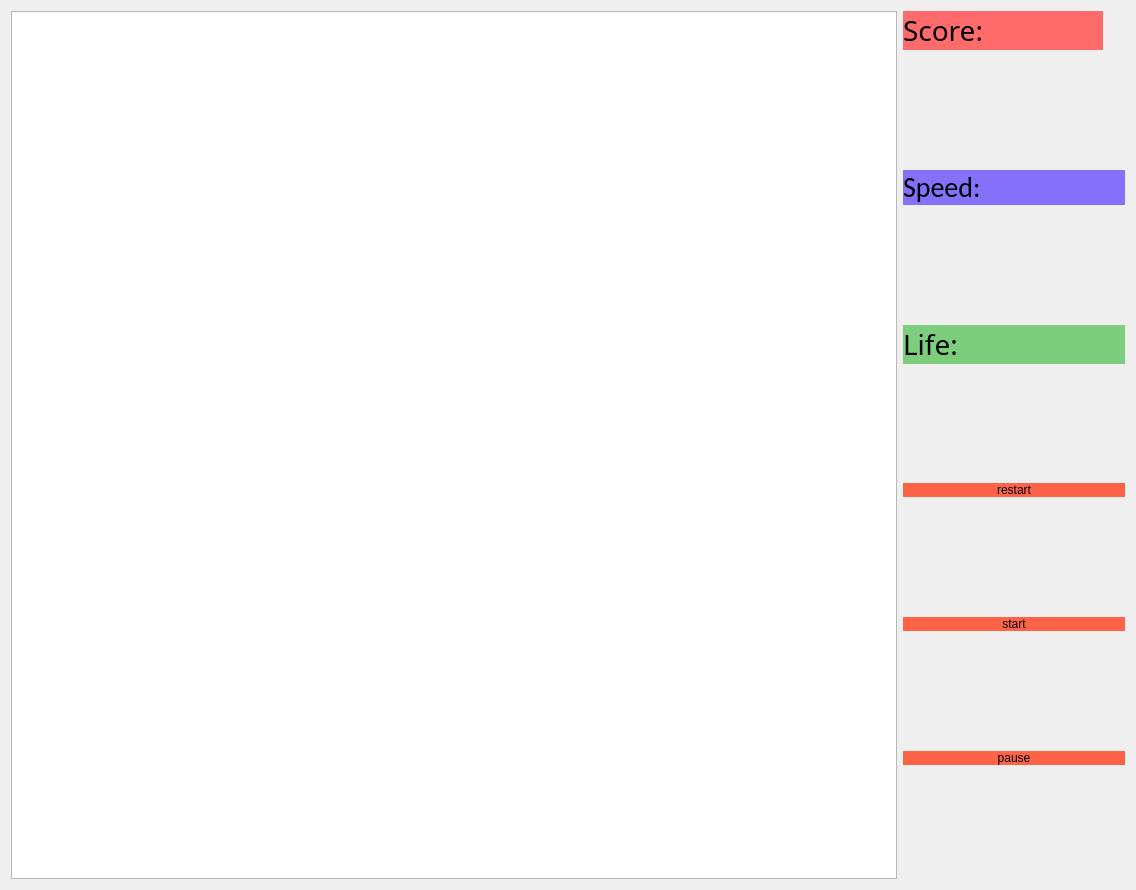
<?xml version="1.0" encoding="UTF-8"?>
<ui version="4.0">
 <class>GameWindow</class>
 <widget class="QWidget" name="GameWindow">
  <property name="geometry">
   <rect>
    <x>0</x>
    <y>0</y>
    <width>1136</width>
    <height>890</height>
   </rect>
  </property>
  <property name="maximumSize">
   <size>
    <width>1136</width>
    <height>962</height>
   </size>
  </property>
  <property name="windowTitle">
   <string>Form</string>
  </property>
  <layout class="QHBoxLayout" name="horizontalLayout_2" stretch="4,1">
   <item>
    <widget class="QGraphicsView" name="Game_View">
     <property name="sizePolicy">
      <sizepolicy hsizetype="Minimum" vsizetype="Minimum">
       <horstretch>0</horstretch>
       <verstretch>0</verstretch>
      </sizepolicy>
     </property>
    </widget>
   </item>
   <item>
    <layout class="QVBoxLayout" name="verticalLayout" stretch="0,0,0,0,0,0,0,0,5,0,0,0">
     <item>
      <widget class="QLabel" name="Scoreboard">
       <property name="sizePolicy">
        <sizepolicy hsizetype="Preferred" vsizetype="Minimum">
         <horstretch>0</horstretch>
         <verstretch>0</verstretch>
        </sizepolicy>
       </property>
       <property name="maximumSize">
        <size>
         <width>200</width>
         <height>16777215</height>
        </size>
       </property>
       <property name="font">
        <font>
         <family>Microsoft YaHei</family>
         <pointsize>21</pointsize>
        </font>
       </property>
       <property name="contextMenuPolicy">
        <enum>Qt::NoContextMenu</enum>
       </property>
       <property name="styleSheet">
        <string notr="true">background-color:rgb(255,106,106);
border-radius:20px;

</string>
       </property>
       <property name="text">
        <string>Score: </string>
       </property>
       <property name="scaledContents">
        <bool>true</bool>
       </property>
      </widget>
     </item>
     <item>
      <spacer name="verticalSpacer_3">
       <property name="orientation">
        <enum>Qt::Vertical</enum>
       </property>
       <property name="sizeHint" stdset="0">
        <size>
         <width>20</width>
         <height>40</height>
        </size>
       </property>
      </spacer>
     </item>
     <item>
      <widget class="QLabel" name="Speedboard">
       <property name="font">
        <font>
         <family>Calibri</family>
         <pointsize>21</pointsize>
        </font>
       </property>
       <property name="styleSheet">
        <string notr="true">background-color:rgb(132,112,250);
border-radius:20px;
</string>
       </property>
       <property name="text">
        <string>Speed:</string>
       </property>
      </widget>
     </item>
     <item>
      <spacer name="verticalSpacer_5">
       <property name="orientation">
        <enum>Qt::Vertical</enum>
       </property>
       <property name="sizeHint" stdset="0">
        <size>
         <width>20</width>
         <height>40</height>
        </size>
       </property>
      </spacer>
     </item>
     <item>
      <widget class="QLabel" name="Lifeboard">
       <property name="font">
        <font>
         <family>Microsoft YaHei</family>
         <pointsize>21</pointsize>
        </font>
       </property>
       <property name="styleSheet">
        <string notr="true">background-color:rgb(124,205,124);
border-radius:20px;
font-family:Microsoft YaHei</string>
       </property>
       <property name="text">
        <string>Life:</string>
       </property>
      </widget>
     </item>
     <item>
      <spacer name="verticalSpacer_6">
       <property name="orientation">
        <enum>Qt::Vertical</enum>
       </property>
       <property name="sizeHint" stdset="0">
        <size>
         <width>20</width>
         <height>40</height>
        </size>
       </property>
      </spacer>
     </item>
     <item>
      <widget class="QPushButton" name="restartButton">
       <property name="styleSheet">
        <string notr="true">background-color:rgb(255,99,71);
border-radius:20px</string>
       </property>
       <property name="text">
        <string>restart</string>
       </property>
       <property name="icon">
        <iconset resource="res.qrc">
         <normaloff>:/images/icons/restart.png</normaloff>:/images/icons/restart.png</iconset>
       </property>
       <property name="iconSize">
        <size>
         <width>50</width>
         <height>50</height>
        </size>
       </property>
      </widget>
     </item>
     <item>
      <spacer name="verticalSpacer_2">
       <property name="orientation">
        <enum>Qt::Vertical</enum>
       </property>
       <property name="sizeHint" stdset="0">
        <size>
         <width>20</width>
         <height>40</height>
        </size>
       </property>
      </spacer>
     </item>
     <item>
      <widget class="QPushButton" name="startButton">
       <property name="styleSheet">
        <string notr="true">background-color:rgb(255,99,71);
border-radius:20px</string>
       </property>
       <property name="text">
        <string>start</string>
       </property>
       <property name="icon">
        <iconset resource="res.qrc">
         <normaloff>:/images/icons/start.png</normaloff>:/images/icons/start.png</iconset>
       </property>
       <property name="iconSize">
        <size>
         <width>50</width>
         <height>50</height>
        </size>
       </property>
      </widget>
     </item>
     <item>
      <spacer name="verticalSpacer_4">
       <property name="orientation">
        <enum>Qt::Vertical</enum>
       </property>
       <property name="sizeHint" stdset="0">
        <size>
         <width>20</width>
         <height>40</height>
        </size>
       </property>
      </spacer>
     </item>
     <item>
      <widget class="QPushButton" name="pauseButton">
       <property name="styleSheet">
        <string notr="true">background-color:rgb(255,99,71);
border-radius:20px</string>
       </property>
       <property name="text">
        <string>pause</string>
       </property>
       <property name="icon">
        <iconset resource="res.qrc">
         <normaloff>:/images/icons/pause.png</normaloff>:/images/icons/pause.png</iconset>
       </property>
       <property name="iconSize">
        <size>
         <width>50</width>
         <height>50</height>
        </size>
       </property>
      </widget>
     </item>
     <item>
      <spacer name="verticalSpacer">
       <property name="orientation">
        <enum>Qt::Vertical</enum>
       </property>
       <property name="sizeHint" stdset="0">
        <size>
         <width>20</width>
         <height>40</height>
        </size>
       </property>
      </spacer>
     </item>
    </layout>
   </item>
  </layout>
 </widget>
 <resources>
  <include location="res.qrc"/>
 </resources>
 <connections/>
</ui>
